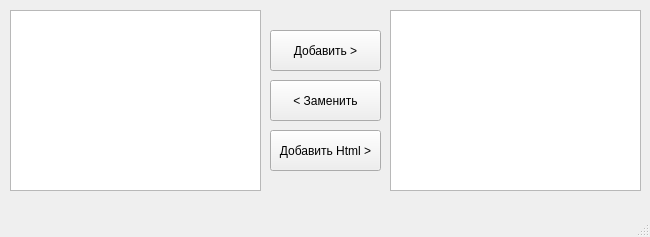
<?xml version="1.0" encoding="UTF-8"?>
<ui version="4.0">
 <class>MainWindow</class>
 <widget class="QMainWindow" name="MainWindow">
  <property name="geometry">
   <rect>
    <x>0</x>
    <y>0</y>
    <width>650</width>
    <height>237</height>
   </rect>
  </property>
  <property name="windowTitle">
   <string>Task3 - Working with QPlainTextEdit</string>
  </property>
  <widget class="QWidget" name="centralwidget">
   <widget class="QPlainTextEdit" name="plTextEdit1">
    <property name="geometry">
     <rect>
      <x>10</x>
      <y>10</y>
      <width>251</width>
      <height>181</height>
     </rect>
    </property>
   </widget>
   <widget class="QPushButton" name="pbtnAddText">
    <property name="geometry">
     <rect>
      <x>270</x>
      <y>30</y>
      <width>111</width>
      <height>41</height>
     </rect>
    </property>
    <property name="text">
     <string>Добавить &gt;</string>
    </property>
   </widget>
   <widget class="QPushButton" name="pbtnEditText">
    <property name="geometry">
     <rect>
      <x>270</x>
      <y>80</y>
      <width>111</width>
      <height>41</height>
     </rect>
    </property>
    <property name="text">
     <string>&lt; Заменить</string>
    </property>
   </widget>
   <widget class="QPushButton" name="pbtnAddHtml">
    <property name="geometry">
     <rect>
      <x>270</x>
      <y>130</y>
      <width>111</width>
      <height>41</height>
     </rect>
    </property>
    <property name="text">
     <string>Добавить Html &gt;</string>
    </property>
   </widget>
   <widget class="QPlainTextEdit" name="plTextEdit2">
    <property name="geometry">
     <rect>
      <x>390</x>
      <y>10</y>
      <width>251</width>
      <height>181</height>
     </rect>
    </property>
   </widget>
  </widget>
  <widget class="QMenuBar" name="menubar">
   <property name="geometry">
    <rect>
     <x>0</x>
     <y>0</y>
     <width>650</width>
     <height>21</height>
    </rect>
   </property>
  </widget>
  <widget class="QStatusBar" name="statusbar"/>
 </widget>
 <resources/>
 <connections/>
</ui>
